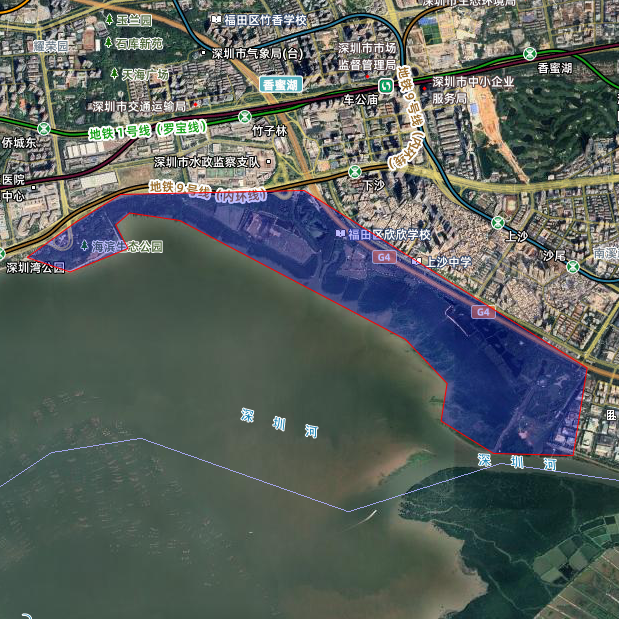
#> input picture tmp/img_process/left.png, 619 x 619 px
$ python make_template_like_map.py
#> lines starting #> are read from the running program, lines starting #| are printed output that depends on the picture; pictures that were not available may be replaced by others from this repository, and a replacement may not be noted
from __future__ import annotations

"""
make_template_like_map.py - 仿 template.png 的地图复合版式生成脚本
路径：tmp/img_process/make_template_like_map.py

功能：
    读取同目录下的 left.png、中国底图.png、深圳市底图.png，生成类似 template.png 的
    左侧主图 + 右侧定位 inset + 图例/色带的论文地图版式图。
"""

from pathlib import Path

from PIL import Image, ImageDraw, ImageFont, ImageOps

ROOT = Path(__file__).resolve().parent
OUT_PATH = ROOT / "template_like_result.png"
OUT_PDF = ROOT / "template_like_result.pdf"

CANVAS_W = 900
CANVAS_H = 674
SCALE = 3


def load_font(size: int) -> ImageFont.ImageFont:
    """优先加载常见中文字体，失败时回退到 PIL 默认字体。"""
    candidates = [
        "C:/Windows/Fonts/simhei.ttf",
        "C:/Windows/Fonts/msyh.ttc",
        "C:/Windows/Fonts/simsun.ttc",
        "/usr/share/fonts/truetype/wqy/wqy-microhei.ttc",
        "/usr/share/fonts/opentype/noto/NotoSansCJK-Regular.ttc",
    ]
    for candidate in candidates:
        path = Path(candidate)
        if path.is_file():
            return ImageFont.truetype(str(path), size)
    return ImageFont.load_default()


def crop_non_background(image: Image.Image, bg_color: tuple[int, int, int] | None = None, threshold: int = 12) -> Image.Image:
    """裁掉纯黑或纯白背景的大面积留白，保留地图主体。"""
    image = image.convert("RGBA")
    rgb = image.convert("RGB")

    if bg_color is None:
        bg_color = rgb.getpixel((0, 0))

    pixels = rgb.load()
    width, height = rgb.size
    xs = []
    ys = []

    for y in range(height):
        for x in range(width):
            r, g, b = pixels[x, y]
            if abs(r - bg_color[0]) > threshold or abs(g - bg_color[1]) > threshold or abs(b - bg_color[2]) > threshold:
                xs.append(x)
                ys.append(y)

    if not xs:
        return image

    pad = max(8, min(width, height) // 80)
    left = max(0, min(xs) - pad)
    upper = max(0, min(ys) - pad)
    right = min(width, max(xs) + pad)
    lower = min(height, max(ys) + pad)
    return image.crop((left, upper, right, lower))


def fit_image(image: Image.Image, box_size: tuple[int, int], fill: tuple[int, int, int] = (255, 255, 255)) -> Image.Image:
    """等比例缩放图片并居中放入指定尺寸画布。"""
    image = image.convert("RGBA")
    fitted = ImageOps.contain(image, box_size, method=Image.Resampling.LANCZOS)
    canvas = Image.new("RGBA", box_size, fill + (255,))
    x = (box_size[0] - fitted.width) // 2
    y = (box_size[1] - fitted.height) // 2
    canvas.alpha_composite(fitted, (x, y))
    return canvas


def paste_panel(
    canvas: Image.Image,
    image: Image.Image,
    box: tuple[int, int, int, int],
    draw: ImageDraw.ImageDraw,
    border: tuple[int, int, int] = (40, 40, 40),
) -> None:
    """把图片贴入指定框，并绘制细边框。"""
    x, y, w, h = box
    canvas.alpha_composite(image, (x, y))
    draw.rectangle((x, y, x + w, y + h), outline=border, width=2)


def add_image_border(image: Image.Image, border_width: int = 2, border_color: tuple[int, int, int] = (40, 40, 40)) -> Image.Image:
    """直接给图片本体加边框，不再先放入额外底板。"""
    image = image.convert("RGBA")
    return ImageOps.expand(image, border=border_width, fill=border_color)


def draw_legend(draw: ImageDraw.ImageDraw, origin: tuple[int, int], small_font: ImageFont.ImageFont) -> None:
    """仅保留一个图例项，并按用户要求改成 Area of data acquisition。"""
    x, y = origin
    draw.rectangle((x, y, x + 28, y + 28), fill=(40, 90, 185), outline=(20, 20, 20), width=1)
    draw.text((x + 42, y + 2), "Area of data\nacquisition", fill=(20, 20, 20), font=small_font, spacing=2)


def trim_canvas_whitespace(image: Image.Image, margin: int = 10, threshold: int = 8) -> Image.Image:
    """按最终成图内容边界裁掉外层白边，只保留一圈很薄的统一留白。"""
    image = image.convert("RGBA")
    rgb = image.convert("RGB")
    pixels = rgb.load()
    width, height = rgb.size

    xs = []
    ys = []
    for y in range(height):
        for x in range(width):
            r, g, b = pixels[x, y]
            if abs(r - 255) > threshold or abs(g - 255) > threshold or abs(b - 255) > threshold:
                xs.append(x)
                ys.append(y)

    if not xs:
        return image

    left = max(0, min(xs) - margin)
    top = max(0, min(ys) - margin)
    right = min(width, max(xs) + margin + 1)
    bottom = min(height, max(ys) + margin + 1)
    return image.crop((left, top, right, bottom))


def main() -> None:
    """生成仿模板的地图复合图。"""
    main_img = Image.open(ROOT / "left.png")
#> main_img is the input picture: PIL image 619x619 RGB; mean R, G, B 89.6, 97.7, 93.5
    china_img = Image.open(ROOT / "中国底图.png")
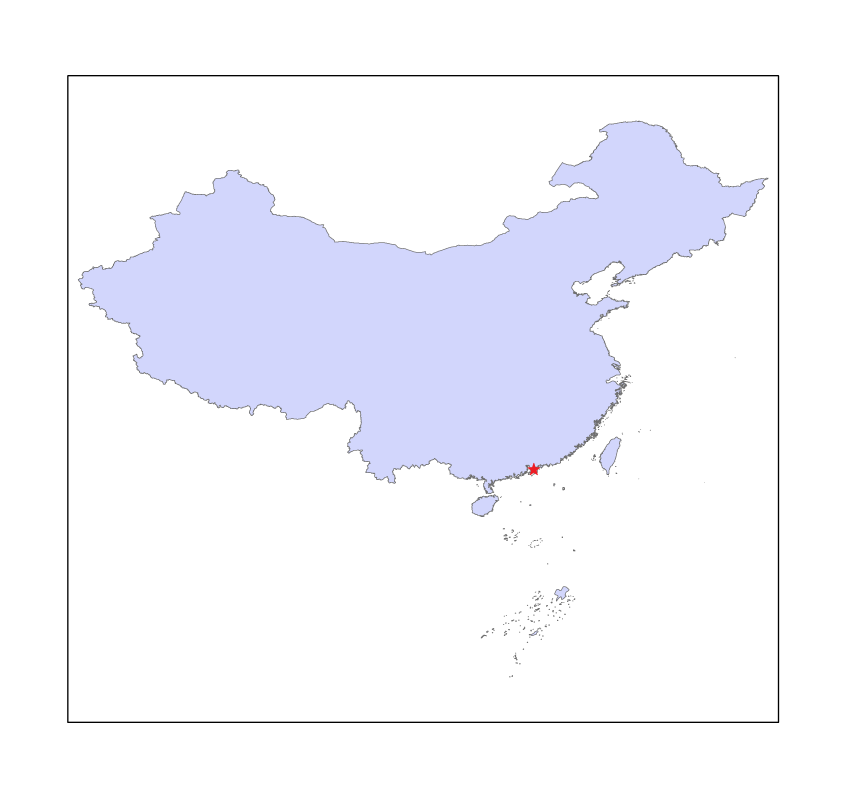
#> input picture tmp/img_process/中国底图.png, 5112 x 4725 px (shown at 1/6 size)
#> china_img is the input picture: PIL image 5112x4725 RGBA; mean R, G, B, A 37.8, 38.5, 45.3, 47.9
    shenzhen_img = Image.open(ROOT / "深圳市底图.png")
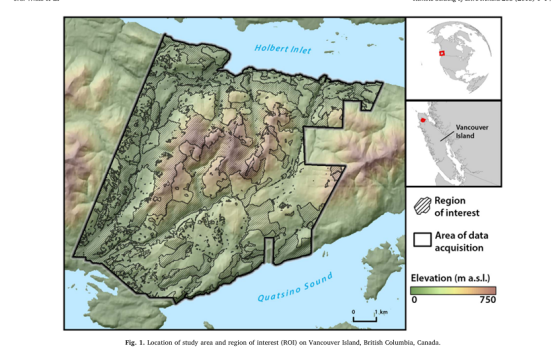
#> input picture tmp/img_process/template.png, 554 x 348 px, given in place of 深圳市底图.png, which was not available
#> shenzhen_img is the input picture: PIL image 554x348 RGBA; mean R, G, B, A 191, 199.3, 191.1, 255

    canvas = Image.new("RGBA", (CANVAS_W, CANVAS_H), (255, 255, 255, 255))
#> canvas: PIL image 900x674 RGBA; every value is 255
    draw = ImageDraw.Draw(canvas)

    small_font = load_font(12)

    # 直接按参考图 image.png 的紧凑程度排版。
    main_max = (640, 520)
    main_crop = crop_non_background(main_img, bg_color=(255, 255, 255), threshold=18)
#> after the loop in crop_non_background, `for y in range(height):`: xs = 378667 items
#> in crop_non_background, `left = max(0, min(xs) - pad)`: left = 0
#> in crop_non_background, `right = min(width, max(xs) + pad)`: right = 619
    main_resized = ImageOps.contain(main_crop, main_max, method=Image.Resampling.LANCZOS)
    main_panel = add_image_border(main_resized, border_width=2)
    main_x = 20
    main_y = 15
    canvas.alpha_composite(main_panel, (main_x, main_y))

    max_inset = (135, 135)
    right_col_x = main_x + main_panel.width + 18
#> right_col_x = 562

    china_crop = crop_non_background(china_img, bg_color=(0, 0, 0), threshold=18)
#> call 2 of crop_non_background, with bg_color = (0, 0, 0), threshold = 18
#> in crop_non_background (call 2), `rgb = image.convert("RGB")`:
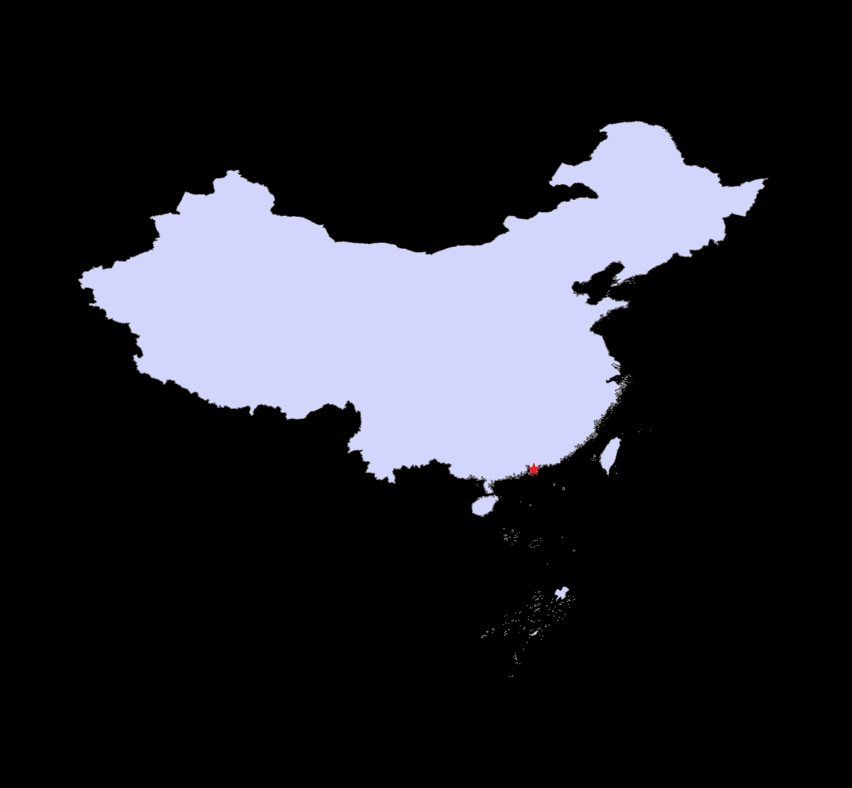
#> rgb: PIL image 5112x4725 RGB (shown at 1/6 size); mean R, G, B 37.8, 38.5, 45.3
#> after the loop in crop_non_background (call 2), `for y in range(height):`: xs = 4409521 items
#> in crop_non_background (call 2), `left = max(0, min(xs) - pad)`: left = 408
#> in crop_non_background (call 2), `upper = max(0, min(ys) - pad)`: upper = 665
#> in crop_non_background (call 2), `right = min(width, max(xs) + pad)`: right = 4668
#> in crop_non_background (call 2), `lower = min(height, max(ys) + pad)`: lower = 4122
    china_panel = add_image_border(ImageOps.contain(china_crop, max_inset, method=Image.Resampling.LANCZOS), border_width=1)
#> call 2 of add_image_border, with border_width = 1, border_color = (40, 40, 40)
#> in add_image_border (call 2), `return ImageOps.expand(image, border=border_width, fill=border_color)`:
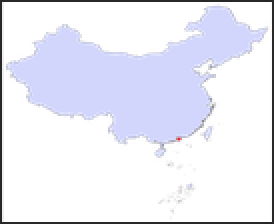
#> returned value: PIL image 137x112 RGBA (shown 2 times larger); mean R, G, B, A 69.8, 70.9, 82.1, 82.3; transparent parts drawn white
    china_x = right_col_x + (max_inset[0] - china_panel.width) // 2
#> china_x = 561
    china_y = 18
    canvas.alpha_composite(china_panel, (china_x, china_y))

    shenzhen_crop = crop_non_background(shenzhen_img, bg_color=(255, 255, 255), threshold=18)
    shenzhen_panel = add_image_border(ImageOps.contain(shenzhen_crop, max_inset, method=Image.Resampling.LANCZOS), border_width=1)
#> call 3 of add_image_border, with border_width = 1, border_color = (40, 40, 40)
#> in add_image_border (call 3), `image = image.convert("RGBA")`:
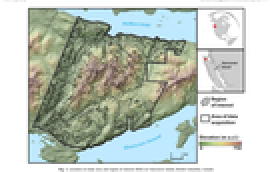
#> image: PIL image 135x86 RGBA (shown 2 times larger); mean R, G, B, A 189.9, 198.3, 189.8, 255
    shenzhen_x = right_col_x + (max_inset[0] - shenzhen_panel.width) // 2
#> shenzhen_x = 561
    shenzhen_y = 178
    canvas.alpha_composite(shenzhen_panel, (shenzhen_x, shenzhen_y))
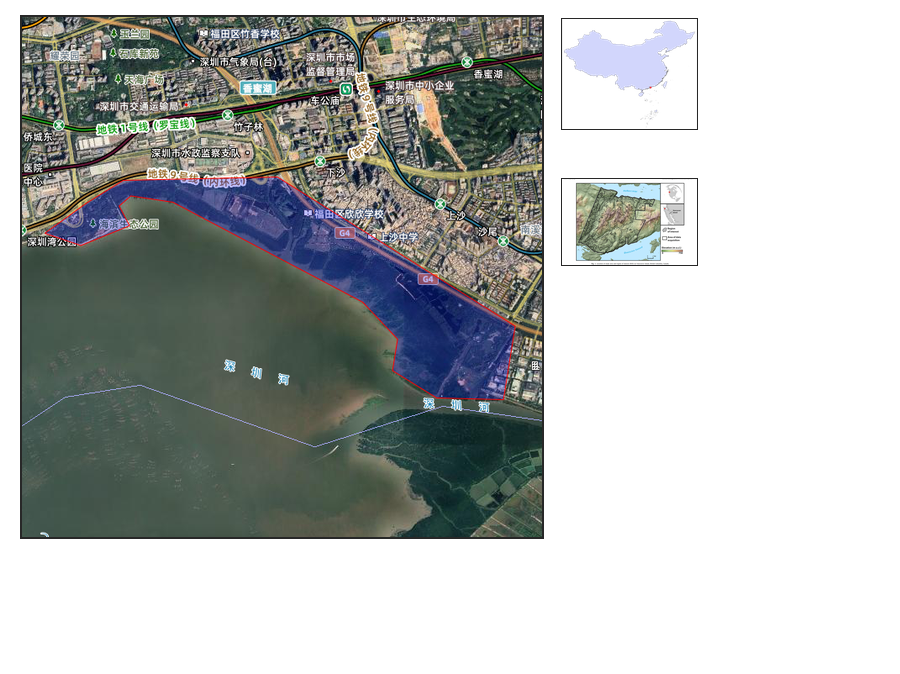
#> canvas: PIL image 900x674 RGBA; mean R, G, B, A 177.9, 181.6, 179.9, 255

    # 连接线同步缩短，避免视觉松散。
    main_anchor_x = main_x + main_panel.width
#> main_anchor_x = 544
    draw.line((main_anchor_x, 135, china_x, china_y + china_panel.height // 2), fill=(110, 110, 110), width=1)
    draw.line((main_anchor_x, 320, shenzhen_x, shenzhen_y + shenzhen_panel.height // 2), fill=(110, 110, 110), width=1)

    draw_legend(draw, (right_col_x + 8, 350), small_font)

    # 最终成图再统一裁一遍外层白边，目标是达到参考图那种紧凑留白，而不是简单整体缩放。
    final_image = trim_canvas_whitespace(canvas, margin=10, threshold=8)
#> after the loop in trim_canvas_whitespace, `for y in range(height):`: xs = 289130 items
#> in trim_canvas_whitespace, `left = max(0, min(xs) - margin)`: left = 10
#> in trim_canvas_whitespace, `top = max(0, min(ys) - margin)`: top = 5
#> in trim_canvas_whitespace, `right = min(width, max(xs) + margin + 1)`: right = 708
#> in trim_canvas_whitespace, `bottom = min(height, max(ys) + margin + 1)`: bottom = 549
#> in trim_canvas_whitespace, `return image.crop((left, top, right, bottom))`:
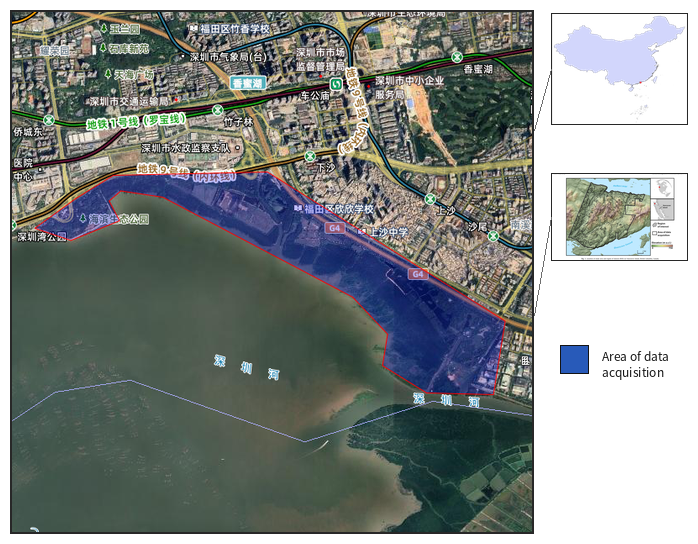
#> returned value: PIL image 698x544 RGBA; mean R, G, B, A 131, 137.2, 134.5, 255
    final_image.save(OUT_PATH)
    final_image.convert("RGB").save(OUT_PDF)
    print(OUT_PATH)
    print(OUT_PDF)


if __name__ == "__main__":
    main()
